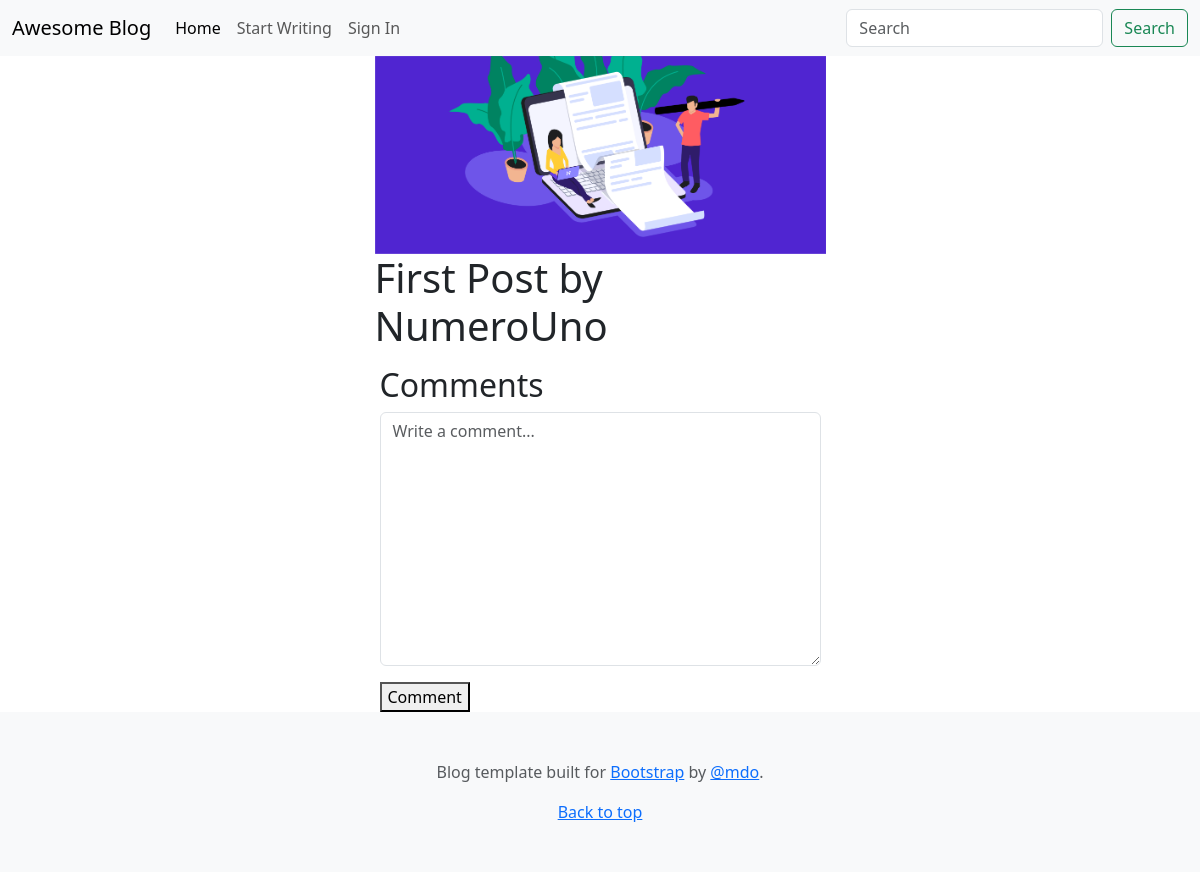
The page /post/1/ on the database as committed earlier.
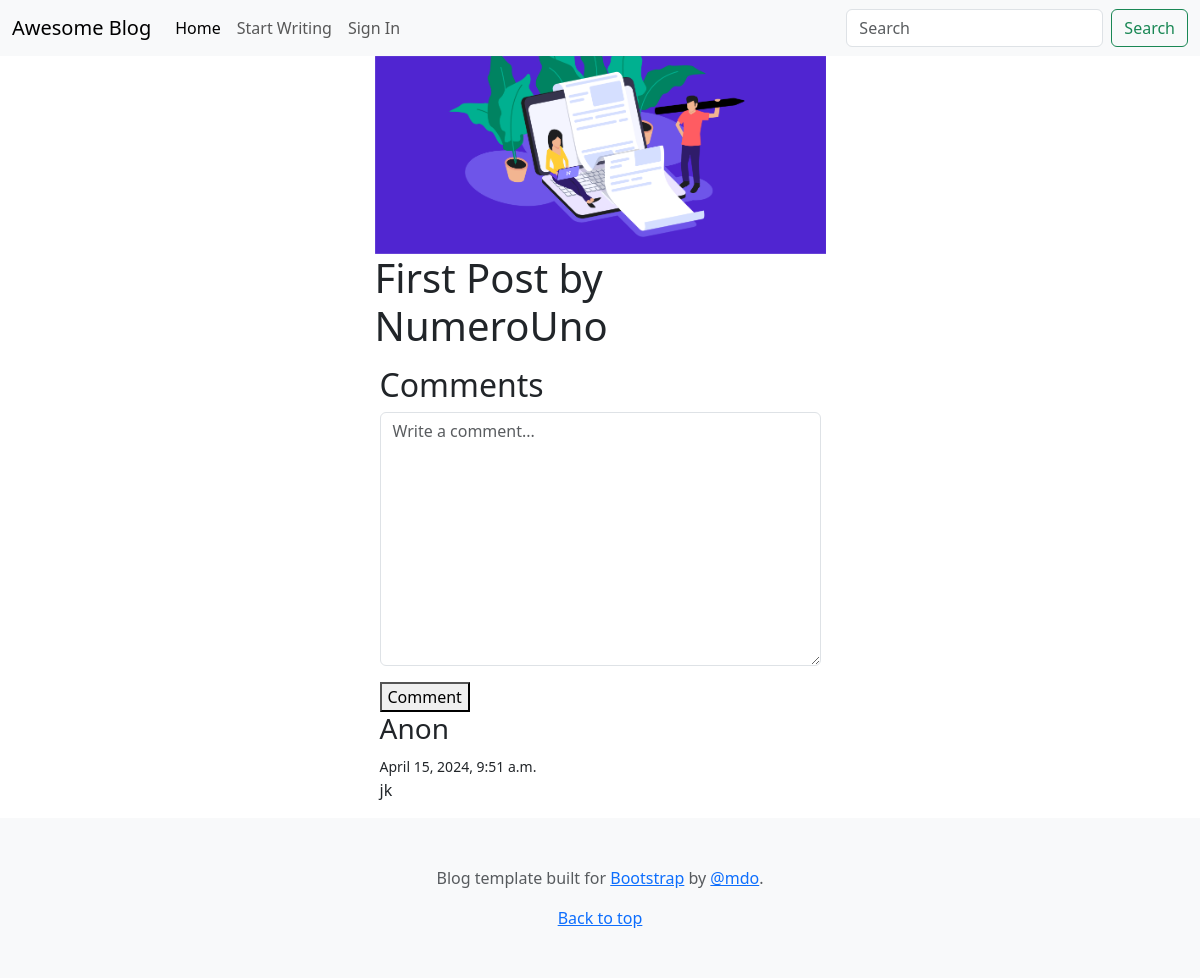
The same page on the database as committed later.
### blog/models.py (models this page shows, shortened)
class BaseModel(models.Model):
    created_at = models.DateTimeField(auto_now_add=True)
    updated_at = models.DateTimeField(auto_now=True)
    class Meta:
        abstract = True

class Comments(BaseModel, models.Model):
    content = models.TextField(max_length=300)
    article_post = models.ForeignKey(Post, on_delete=models.CASCADE, related_name='comments')

### blog/views.py (the view)
# urls.py: path('post/<int:pk>/', blog_views.post_detail, name='post_detail'),
def post_detail(request, pk):
    post = Post.objects.get(pk=pk)
    post.views += 1
    post.save()
    comments = post.comments.all()
    form = CommentsForm(article_post=post.id)
    return render(request, 'post_detail.html', {'post': post, 'comments': comments, 'form': form})

### blog/forms.py
class CommentsForm(forms.ModelForm):
  class Meta:
    model = Comments
    fields = ['article_post', 'content']
  def __init__(self, *args, **kwargs):
    article_post = kwargs.pop('article_post')
    article_post = Post.objects.get(pk=article_post)
    super(CommentsForm, self).__init__(*args, **kwargs)
    self.fields['article_post'].widget = forms.HiddenInput()
    self.fields['article_post'].required = True
    self.fields['article_post'].label = ''
    self.fields['content'].widget.attrs['placeholder'] = 'Write a comment...'
    self.fields['content'].label = ''

### blog/templates/post_detail.html (shortened to what this page needs)
{% extends 'base.html' %}
{% load crispy_forms_tags %}
{% block body %}
  <div class="row justify-content-center align-items-center">
    <div class="col-sm-5">
      <img src="{{ post.image.url }}" class="img-fluid" alt="{{ post.title }}">
      <h1>{{ post.title }} by {{ post.author }}</h1>
    </div>
    <div class="row justify-content-center align-items-center">
      <div class="col-sm-5">
        <h2>Comments</h2>
        <form method="POST"  action="/comment/" id="commentForm">
          {{ form|crispy}}
          <button type="submit">Comment</button>
        </form>
        {% for comment in comments %}
        {% if comment.author %}
          <h3>{{ comment.author }}</h3>
        {% else %}
          <h3>Anon</h3>
        {% endif %}
        <small>{{ comment.created_at }}</small>
          <p>{{ comment.content }}</p>
        {% endfor %}
      </div>
    </div>
  </div>
{% endblock %}

Rows that differ between the two databases and show on the page:
added Comments: created_at "April 15, 2024, 9:51 a.m.", content "jk"
